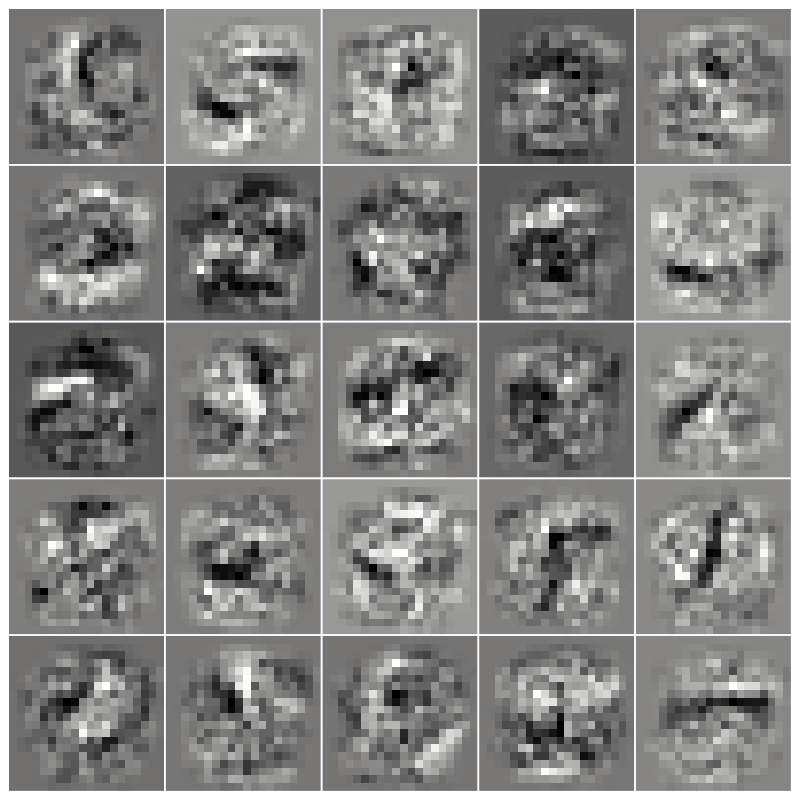

The notebook cell saved with this chart:
### Code cell
nrows = 5
ncols = 5

fig = make_subplots(rows=nrows , cols=ncols,
                   vertical_spacing=0.002,
                   horizontal_spacing=0.002)

for i in range(nrows):
    for j in range(ncols):
        fig.add_trace( go.Heatmap( z=np.flip(np.transpose(np.reshape((Theta1[i*5+j,1:] ), [20,20] )), axis =0 ),
                                   showscale=False, colorscale='Gray'
                                ), 
                       row=i+1, col=j+1   )

fig.update_yaxes(showticklabels=False)
fig.update_xaxes(showticklabels=False)
fig.update_layout(margin = dict(t=9,r=9,b=9,l=9),
                  showlegend = False,
                  width = 800, height = 800,
                  autosize = True
                 )

fig.show()

### Figure 1 — Plotly figure (JSON) as saved in the notebook; plotly's stock layout.template omitted (floating-point values rounded to 4 significant figures; data arrays with more than 128 entries replaced by an {"elided": "..."} marker saying what was removed)
{"data": [{"colorscale": [[0, "rgb(0, 0, 0)"], [0.09091, "rgb(16, 16, 16)"], [0.1818, "rgb(38, 38, 38)"], [0.2727, "rgb(59, 59, 59)"], [0.3636, "rgb(81, 80, 80)"], [0.4545, "rgb(102, 101, 101)"], [0.5455, "rgb(124, 123, 122)"], [0.6364, "rgb(146, 146, 145)"], [0.7273, "rgb(171, 171, 170)"], [0.8182, "rgb(197, 197, 195)"], [0.9091, "rgb(224, 224, 223)"], [1, "rgb(254, 254, 253)"]], "showscale": false, "type": "heatmap", "xaxis": "x", "yaxis": "y", "z": {"elided": "20x20 float values"}}, {"colorscale": [[0, "rgb(0, 0, 0)"], [0.09091, "rgb(16, 16, 16)"], [0.1818, "rgb(38, 38, 38)"], [0.2727, "rgb(59, 59, 59)"], [0.3636, "rgb(81, 80, 80)"], [0.4545, "rgb(102, 101, 101)"], [0.5455, "rgb(124, 123, 122)"], [0.6364, "rgb(146, 146, 145)"], [0.7273, "rgb(171, 171, 170)"], [0.8182, "rgb(197, 197, 195)"], [0.9091, "rgb(224, 224, 223)"], [1, "rgb(254, 254, 253)"]], "showscale": false, "type": "heatmap", "xaxis": "x2", "yaxis": "y2", "z": {"elided": "20x20 float values"}}, {"colorscale": [[0, "rgb(0, 0, 0)"], [0.09091, "rgb(16, 16, 16)"], [0.1818, "rgb(38, 38, 38)"], [0.2727, "rgb(59, 59, 59)"], [0.3636, "rgb(81, 80, 80)"], [0.4545, "rgb(102, 101, 101)"], [0.5455, "rgb(124, 123, 122)"], [0.6364, "rgb(146, 146, 145)"], [0.7273, "rgb(171, 171, 170)"], [0.8182, "rgb(197, 197, 195)"], [0.9091, "rgb(224, 224, 223)"], [1, "rgb(254, 254, 253)"]], "showscale": false, "type": "heatmap", "xaxis": "x3", "yaxis": "y3", "z": {"elided": "20x20 float values"}}, {"colorscale": [[0, "rgb(0, 0, 0)"], [0.09091, "rgb(16, 16, 16)"], [0.1818, "rgb(38, 38, 38)"], [0.2727, "rgb(59, 59, 59)"], [0.3636, "rgb(81, 80, 80)"], [0.4545, "rgb(102, 101, 101)"], [0.5455, "rgb(124, 123, 122)"], [0.6364, "rgb(146, 146, 145)"], [0.7273, "rgb(171, 171, 170)"], [0.8182, "rgb(197, 197, 195)"], [0.9091, "rgb(224, 224, 223)"], [1, "rgb(254, 254, 253)"]], "showscale": false, "type": "heatmap", "xaxis": "x4", "yaxis": "y4", "z": {"elided": "20x20 float values"}}, {"colorscale": [[0, "rgb(0, 0, 0)"], [0.09091, "rgb(16, 16, 16)"], [0.1818, "rgb(38, 38, 38)"], [0.2727, "rgb(59, 59, 59)"], [0.3636, "rgb(81, 80, 80)"], [0.4545, "rgb(102, 101, 101)"], [0.5455, "rgb(124, 123, 122)"], [0.6364, "rgb(146, 146, 145)"], [0.7273, "rgb(171, 171, 170)"], [0.8182, "rgb(197, 197, 195)"], [0.9091, "rgb(224, 224, 223)"], [1, "rgb(254, 254, 253)"]], "showscale": false, "type": "heatmap", "xaxis": "x5", "yaxis": "y5", "z": {"elided": "20x20 float values"}}, {"colorscale": [[0, "rgb(0, 0, 0)"], [0.09091, "rgb(16, 16, 16)"], [0.1818, "rgb(38, 38, 38)"], [0.2727, "rgb(59, 59, 59)"], [0.3636, "rgb(81, 80, 80)"], [0.4545, "rgb(102, 101, 101)"], [0.5455, "rgb(124, 123, 122)"], [0.6364, "rgb(146, 146, 145)"], [0.7273, "rgb(171, 171, 170)"], [0.8182, "rgb(197, 197, 195)"], [0.9091, "rgb(224, 224, 223)"], [1, "rgb(254, 254, 253)"]], "showscale": false, "type": "heatmap", "xaxis": "x6", "yaxis": "y6", "z": {"elided": "20x20 float values"}}, {"colorscale": [[0, "rgb(0, 0, 0)"], [0.09091, "rgb(16, 16, 16)"], [0.1818, "rgb(38, 38, 38)"], [0.2727, "rgb(59, 59, 59)"], [0.3636, "rgb(81, 80, 80)"], [0.4545, "rgb(102, 101, 101)"], [0.5455, "rgb(124, 123, 122)"], [0.6364, "rgb(146, 146, 145)"], [0.7273, "rgb(171, 171, 170)"], [0.8182, "rgb(197, 197, 195)"], [0.9091, "rgb(224, 224, 223)"], [1, "rgb(254, 254, 253)"]], "showscale": false, "type": "heatmap", "xaxis": "x7", "yaxis": "y7", "z": {"elided": "20x20 float values"}}, {"colorscale": [[0, "rgb(0, 0, 0)"], [0.09091, "rgb(16, 16, 16)"], [0.1818, "rgb(38, 38, 38)"], [0.2727, "rgb(59, 59, 59)"], [0.3636, "rgb(81, 80, 80)"], [0.4545, "rgb(102, 101, 101)"], [0.5455, "rgb(124, 123, 122)"], [0.6364, "rgb(146, 146, 145)"], [0.7273, "rgb(171, 171, 170)"], [0.8182, "rgb(197, 197, 195)"], [0.9091, "rgb(224, 224, 223)"], [1, "rgb(254, 254, 253)"]], "showscale": false, "type": "heatmap", "xaxis": "x8", "yaxis": "y8", "z": {"elided": "20x20 float values"}}, {"colorscale": [[0, "rgb(0, 0, 0)"], [0.09091, "rgb(16, 16, 16)"], [0.1818, "rgb(38, 38, 38)"], [0.2727, "rgb(59, 59, 59)"], [0.3636, "rgb(81, 80, 80)"], [0.4545, "rgb(102, 101, 101)"], [0.5455, "rgb(124, 123, 122)"], [0.6364, "rgb(146, 146, 145)"], [0.7273, "rgb(171, 171, 170)"], [0.8182, "rgb(197, 197, 195)"], [0.9091, "rgb(224, 224, 223)"], [1, "rgb(254, 254, 253)"]], "showscale": false, "type": "heatmap", "xaxis": "x9", "yaxis": "y9", "z": {"elided": "20x20 float values"}}, {"colorscale": [[0, "rgb(0, 0, 0)"], [0.09091, "rgb(16, 16, 16)"], [0.1818, "rgb(38, 38, 38)"], [0.2727, "rgb(59, 59, 59)"], [0.3636, "rgb(81, 80, 80)"], [0.4545, "rgb(102, 101, 101)"], [0.5455, "rgb(124, 123, 122)"], [0.6364, "rgb(146, 146, 145)"], [0.7273, "rgb(171, 171, 170)"], [0.8182, "rgb(197, 197, 195)"], [0.9091, "rgb(224, 224, 223)"], [1, "rgb(254, 254, 253)"]], "showscale": false, "type": "heatmap", "xaxis": "x10", "yaxis": "y10", "z": {"elided": "20x20 float values"}}, {"colorscale": [[0, "rgb(0, 0, 0)"], [0.09091, "rgb(16, 16, 16)"], [0.1818, "rgb(38, 38, 38)"], [0.2727, "rgb(59, 59, 59)"], [0.3636, "rgb(81, 80, 80)"], [0.4545, "rgb(102, 101, 101)"], [0.5455, "rgb(124, 123, 122)"], [0.6364, "rgb(146, 146, 145)"], [0.7273, "rgb(171, 171, 170)"], [0.8182, "rgb(197, 197, 195)"], [0.9091, "rgb(224, 224, 223)"], [1, "rgb(254, 254, 253)"]], "showscale": false, "type": "heatmap", "xaxis": "x11", "yaxis": "y11", "z": {"elided": "20x20 float values"}}, {"colorscale": [[0, "rgb(0, 0, 0)"], [0.09091, "rgb(16, 16, 16)"], [0.1818, "rgb(38, 38, 38)"], [0.2727, "rgb(59, 59, 59)"], [0.3636, "rgb(81, 80, 80)"], [0.4545, "rgb(102, 101, 101)"], [0.5455, "rgb(124, 123, 122)"], [0.6364, "rgb(146, 146, 145)"], [0.7273, "rgb(171, 171, 170)"], [0.8182, "rgb(197, 197, 195)"], [0.9091, "rgb(224, 224, 223)"], [1, "rgb(254, 254, 253)"]], "showscale": false, "type": "heatmap", "xaxis": "x12", "yaxis": "y12", "z": {"elided": "20x20 float values"}}, {"colorscale": [[0, "rgb(0, 0, 0)"], [0.09091, "rgb(16, 16, 16)"], [0.1818, "rgb(38, 38, 38)"], [0.2727, "rgb(59, 59, 59)"], [0.3636, "rgb(81, 80, 80)"], [0.4545, "rgb(102, 101, 101)"], [0.5455, "rgb(124, 123, 122)"], [0.6364, "rgb(146, 146, 145)"], [0.7273, "rgb(171, 171, 170)"], [0.8182, "rgb(197, 197, 195)"], [0.9091, "rgb(224, 224, 223)"], [1, "rgb(254, 254, 253)"]], "showscale": false, "type": "heatmap", "xaxis": "x13", "yaxis": "y13", "z": {"elided": "20x20 float values"}}, {"colorscale": [[0, "rgb(0, 0, 0)"], [0.09091, "rgb(16, 16, 16)"], [0.1818, "rgb(38, 38, 38)"], [0.2727, "rgb(59, 59, 59)"], [0.3636, "rgb(81, 80, 80)"], [0.4545, "rgb(102, 101, 101)"], [0.5455, "rgb(124, 123, 122)"], [0.6364, "rgb(146, 146, 145)"], [0.7273, "rgb(171, 171, 170)"], [0.8182, "rgb(197, 197, 195)"], [0.9091, "rgb(224, 224, 223)"], [1, "rgb(254, 254, 253)"]], "showscale": false, "type": "heatmap", "xaxis": "x14", "yaxis": "y14", "z": {"elided": "20x20 float values"}}, {"colorscale": [[0, "rgb(0, 0, 0)"], [0.09091, "rgb(16, 16, 16)"], [0.1818, "rgb(38, 38, 38)"], [0.2727, "rgb(59, 59, 59)"], [0.3636, "rgb(81, 80, 80)"], [0.4545, "rgb(102, 101, 101)"], [0.5455, "rgb(124, 123, 122)"], [0.6364, "rgb(146, 146, 145)"], [0.7273, "rgb(171, 171, 170)"], [0.8182, "rgb(197, 197, 195)"], [0.9091, "rgb(224, 224, 223)"], [1, "rgb(254, 254, 253)"]], "showscale": false, "type": "heatmap", "xaxis": "x15", "yaxis": "y15", "z": {"elided": "20x20 float values"}}, {"colorscale": [[0, "rgb(0, 0, 0)"], [0.09091, "rgb(16, 16, 16)"], [0.1818, "rgb(38, 38, 38)"], [0.2727, "rgb(59, 59, 59)"], [0.3636, "rgb(81, 80, 80)"], [0.4545, "rgb(102, 101, 101)"], [0.5455, "rgb(124, 123, 122)"], [0.6364, "rgb(146, 146, 145)"], [0.7273, "rgb(171, 171, 170)"], [0.8182, "rgb(197, 197, 195)"], [0.9091, "rgb(224, 224, 223)"], [1, "rgb(254, 254, 253)"]], "showscale": false, "type": "heatmap", "xaxis": "x16", "yaxis": "y16", "z": {"elided": "20x20 float values"}}, {"colorscale": [[0, "rgb(0, 0, 0)"], [0.09091, "rgb(16, 16, 16)"], [0.1818, "rgb(38, 38, 38)"], [0.2727, "rgb(59, 59, 59)"], [0.3636, "rgb(81, 80, 80)"], [0.4545, "rgb(102, 101, 101)"], [0.5455, "rgb(124, 123, 122)"], [0.6364, "rgb(146, 146, 145)"], [0.7273, "rgb(171, 171, 170)"], [0.8182, "rgb(197, 197, 195)"], [0.9091, "rgb(224, 224, 223)"], [1, "rgb(254, 254, 253)"]], "showscale": false, "type": "heatmap", "xaxis": "x17", "yaxis": "y17", "z": {"elided": "20x20 float values"}}, {"colorscale": [[0, "rgb(0, 0, 0)"], [0.09091, "rgb(16, 16, 16)"], [0.1818, "rgb(38, 38, 38)"], [0.2727, "rgb(59, 59, 59)"], [0.3636, "rgb(81, 80, 80)"], [0.4545, "rgb(102, 101, 101)"], [0.5455, "rgb(124, 123, 122)"], [0.6364, "rgb(146, 146, 145)"], [0.7273, "rgb(171, 171, 170)"], [0.8182, "rgb(197, 197, 195)"], [0.9091, "rgb(224, 224, 223)"], [1, "rgb(254, 254, 253)"]], "showscale": false, "type": "heatmap", "xaxis": "x18", "yaxis": "y18", "z": {"elided": "20x20 float values"}}, {"colorscale": [[0, "rgb(0, 0, 0)"], [0.09091, "rgb(16, 16, 16)"], [0.1818, "rgb(38, 38, 38)"], [0.2727, "rgb(59, 59, 59)"], [0.3636, "rgb(81, 80, 80)"], [0.4545, "rgb(102, 101, 101)"], [0.5455, "rgb(124, 123, 122)"], [0.6364, "rgb(146, 146, 145)"], [0.7273, "rgb(171, 171, 170)"], [0.8182, "rgb(197, 197, 195)"], [0.9091, "rgb(224, 224, 223)"], [1, "rgb(254, 254, 253)"]], "showscale": false, "type": "heatmap", "xaxis": "x19", "yaxis": "y19", "z": {"elided": "20x20 float values"}}, {"colorscale": [[0, "rgb(0, 0, 0)"], [0.09091, "rgb(16, 16, 16)"], [0.1818, "rgb(38, 38, 38)"], [0.2727, "rgb(59, 59, 59)"], [0.3636, "rgb(81, 80, 80)"], [0.4545, "rgb(102, 101, 101)"], [0.5455, "rgb(124, 123, 122)"], [0.6364, "rgb(146, 146, 145)"], [0.7273, "rgb(171, 171, 170)"], [0.8182, "rgb(197, 197, 195)"], [0.9091, "rgb(224, 224, 223)"], [1, "rgb(254, 254, 253)"]], "showscale": false, "type": "heatmap", "xaxis": "x20", "yaxis": "y20", "z": {"elided": "20x20 float values"}}, {"colorscale": [[0, "rgb(0, 0, 0)"], [0.09091, "rgb(16, 16, 16)"], [0.1818, "rgb(38, 38, 38)"], [0.2727, "rgb(59, 59, 59)"], [0.3636, "rgb(81, 80, 80)"], [0.4545, "rgb(102, 101, 101)"], [0.5455, "rgb(124, 123, 122)"], [0.6364, "rgb(146, 146, 145)"], [0.7273, "rgb(171, 171, 170)"], [0.8182, "rgb(197, 197, 195)"], [0.9091, "rgb(224, 224, 223)"], [1, "rgb(254, 254, 253)"]], "showscale": false, "type": "heatmap", "xaxis": "x21", "yaxis": "y21", "z": {"elided": "20x20 float values"}}, {"colorscale": [[0, "rgb(0, 0, 0)"], [0.09091, "rgb(16, 16, 16)"], [0.1818, "rgb(38, 38, 38)"], [0.2727, "rgb(59, 59, 59)"], [0.3636, "rgb(81, 80, 80)"], [0.4545, "rgb(102, 101, 101)"], [0.5455, "rgb(124, 123, 122)"], [0.6364, "rgb(146, 146, 145)"], [0.7273, "rgb(171, 171, 170)"], [0.8182, "rgb(197, 197, 195)"], [0.9091, "rgb(224, 224, 223)"], [1, "rgb(254, 254, 253)"]], "showscale": false, "type": "heatmap", "xaxis": "x22", "yaxis": "y22", "z": {"elided": "20x20 float values"}}, {"colorscale": [[0, "rgb(0, 0, 0)"], [0.09091, "rgb(16, 16, 16)"], [0.1818, "rgb(38, 38, 38)"], [0.2727, "rgb(59, 59, 59)"], [0.3636, "rgb(81, 80, 80)"], [0.4545, "rgb(102, 101, 101)"], [0.5455, "rgb(124, 123, 122)"], [0.6364, "rgb(146, 146, 145)"], [0.7273, "rgb(171, 171, 170)"], [0.8182, "rgb(197, 197, 195)"], [0.9091, "rgb(224, 224, 223)"], [1, "rgb(254, 254, 253)"]], "showscale": false, "type": "heatmap", "xaxis": "x23", "yaxis": "y23", "z": {"elided": "20x20 float values"}}, {"colorscale": [[0, "rgb(0, 0, 0)"], [0.09091, "rgb(16, 16, 16)"], [0.1818, "rgb(38, 38, 38)"], [0.2727, "rgb(59, 59, 59)"], [0.3636, "rgb(81, 80, 80)"], [0.4545, "rgb(102, 101, 101)"], [0.5455, "rgb(124, 123, 122)"], [0.6364, "rgb(146, 146, 145)"], [0.7273, "rgb(171, 171, 170)"], [0.8182, "rgb(197, 197, 195)"], [0.9091, "rgb(224, 224, 223)"], [1, "rgb(254, 254, 253)"]], "showscale": false, "type": "heatmap", "xaxis": "x24", "yaxis": "y24", "z": {"elided": "20x20 float values"}}, {"colorscale": [[0, "rgb(0, 0, 0)"], [0.09091, "rgb(16, 16, 16)"], [0.1818, "rgb(38, 38, 38)"], [0.2727, "rgb(59, 59, 59)"], [0.3636, "rgb(81, 80, 80)"], [0.4545, "rgb(102, 101, 101)"], [0.5455, "rgb(124, 123, 122)"], [0.6364, "rgb(146, 146, 145)"], [0.7273, "rgb(171, 171, 170)"], [0.8182, "rgb(197, 197, 195)"], [0.9091, "rgb(224, 224, 223)"], [1, "rgb(254, 254, 253)"]], "showscale": false, "type": "heatmap", "xaxis": "x25", "yaxis": "y25", "z": {"elided": "20x20 float values"}}], "layout": {"autosize": true, "height": 800, "margin": {"b": 9, "l": 9, "r": 9, "t": 9}, "showlegend": false, "width": 800, "xaxis": {"anchor": "y", "autorange": true, "domain": [0, 0.1984], "range": [-0.5, 19.5], "showticklabels": false}, "xaxis10": {"anchor": "y10", "autorange": true, "domain": [0.8016, 1], "range": [-0.5, 19.5], "showticklabels": false}, "xaxis11": {"anchor": "y11", "autorange": true, "domain": [0, 0.1984], "range": [-0.5, 19.5], "showticklabels": false}, "xaxis12": {"anchor": "y12", "autorange": true, "domain": [0.2004, 0.3988], "range": [-0.5, 19.5], "showticklabels": false}, "xaxis13": {"anchor": "y13", "autorange": true, "domain": [0.4008, 0.5992], "range": [-0.5, 19.5], "showticklabels": false}, "xaxis14": {"anchor": "y14", "autorange": true, "domain": [0.6012, 0.7996], "range": [-0.5, 19.5], "showticklabels": false}, "xaxis15": {"anchor": "y15", "autorange": true, "domain": [0.8016, 1], "range": [-0.5, 19.5], "showticklabels": false}, "xaxis16": {"anchor": "y16", "autorange": true, "domain": [0, 0.1984], "range": [-0.5, 19.5], "showticklabels": false}, "xaxis17": {"anchor": "y17", "autorange": true, "domain": [0.2004, 0.3988], "range": [-0.5, 19.5], "showticklabels": false}, "xaxis18": {"anchor": "y18", "autorange": true, "domain": [0.4008, 0.5992], "range": [-0.5, 19.5], "showticklabels": false}, "xaxis19": {"anchor": "y19", "autorange": true, "domain": [0.6012, 0.7996], "range": [-0.5, 19.5], "showticklabels": false}, "xaxis2": {"anchor": "y2", "autorange": true, "domain": [0.2004, 0.3988], "range": [-0.5, 19.5], "showticklabels": false}, "xaxis20": {"anchor": "y20", "autorange": true, "domain": [0.8016, 1], "range": [-0.5, 19.5], "showticklabels": false}, "xaxis21": {"anchor": "y21", "autorange": true, "domain": [0, 0.1984], "range": [-0.5, 19.5], "showticklabels": false}, "xaxis22": {"anchor": "y22", "autorange": true, "domain": [0.2004, 0.3988], "range": [-0.5, 19.5], "showticklabels": false}, "xaxis23": {"anchor": "y23", "autorange": true, "domain": [0.4008, 0.5992], "range": [-0.5, 19.5], "showticklabels": false}, "xaxis24": {"anchor": "y24", "autorange": true, "domain": [0.6012, 0.7996], "range": [-0.5, 19.5], "showticklabels": false}, "xaxis25": {"anchor": "y25", "autorange": true, "domain": [0.8016, 1], "range": [-0.5, 19.5], "showticklabels": false}, "xaxis3": {"anchor": "y3", "autorange": true, "domain": [0.4008, 0.5992], "range": [-0.5, 19.5], "showticklabels": false}, "xaxis4": {"anchor": "y4", "autorange": true, "domain": [0.6012, 0.7996], "range": [-0.5, 19.5], "showticklabels": false}, "xaxis5": {"anchor": "y5", "autorange": true, "domain": [0.8016, 1], "range": [-0.5, 19.5], "showticklabels": false}, "xaxis6": {"anchor": "y6", "autorange": true, "domain": [0, 0.1984], "range": [-0.5, 19.5], "showticklabels": false}, "xaxis7": {"anchor": "y7", "autorange": true, "domain": [0.2004, 0.3988], "range": [-0.5, 19.5], "showticklabels": false}, "xaxis8": {"anchor": "y8", "autorange": true, "domain": [0.4008, 0.5992], "range": [-0.5, 19.5], "showticklabels": false}, "xaxis9": {"anchor": "y9", "autorange": true, "domain": [0.6012, 0.7996], "range": [-0.5, 19.5], "showticklabels": false}, "yaxis": {"anchor": "x", "autorange": true, "domain": [0.8016, 1], "range": [-0.5, 19.5], "showticklabels": false}, "yaxis10": {"anchor": "x10", "autorange": true, "domain": [0.6012, 0.7996], "range": [-0.5, 19.5], "showticklabels": false}, "yaxis11": {"anchor": "x11", "autorange": true, "domain": [0.4008, 0.5992], "range": [-0.5, 19.5], "showticklabels": false}, "yaxis12": {"anchor": "x12", "autorange": true, "domain": [0.4008, 0.5992], "range": [-0.5, 19.5], "showticklabels": false}, "yaxis13": {"anchor": "x13", "autorange": true, "domain": [0.4008, 0.5992], "range": [-0.5, 19.5], "showticklabels": false}, "yaxis14": {"anchor": "x14", "autorange": true, "domain": [0.4008, 0.5992], "range": [-0.5, 19.5], "showticklabels": false}, "yaxis15": {"anchor": "x15", "autorange": true, "domain": [0.4008, 0.5992], "range": [-0.5, 19.5], "showticklabels": false}, "yaxis16": {"anchor": "x16", "autorange": true, "domain": [0.2004, 0.3988], "range": [-0.5, 19.5], "showticklabels": false}, "yaxis17": {"anchor": "x17", "autorange": true, "domain": [0.2004, 0.3988], "range": [-0.5, 19.5], "showticklabels": false}, "yaxis18": {"anchor": "x18", "autorange": true, "domain": [0.2004, 0.3988], "range": [-0.5, 19.5], "showticklabels": false}, "yaxis19": {"anchor": "x19", "autorange": true, "domain": [0.2004, 0.3988], "range": [-0.5, 19.5], "showticklabels": false}, "yaxis2": {"anchor": "x2", "autorange": true, "domain": [0.8016, 1], "range": [-0.5, 19.5], "showticklabels": false}, "yaxis20": {"anchor": "x20", "autorange": true, "domain": [0.2004, 0.3988], "range": [-0.5, 19.5], "showticklabels": false}, "yaxis21": {"anchor": "x21", "autorange": true, "domain": [0, 0.1984], "range": [-0.5, 19.5], "showticklabels": false}, "yaxis22": {"anchor": "x22", "autorange": true, "domain": [0, 0.1984], "range": [-0.5, 19.5], "showticklabels": false}, "yaxis23": {"anchor": "x23", "autorange": true, "domain": [0, 0.1984], "range": [-0.5, 19.5], "showticklabels": false}, "yaxis24": {"anchor": "x24", "autorange": true, "domain": [0, 0.1984], "range": [-0.5, 19.5], "showticklabels": false}, "yaxis25": {"anchor": "x25", "autorange": true, "domain": [0, 0.1984], "range": [-0.5, 19.5], "showticklabels": false}, "yaxis3": {"anchor": "x3", "autorange": true, "domain": [0.8016, 1], "range": [-0.5, 19.5], "showticklabels": false}, "yaxis4": {"anchor": "x4", "autorange": true, "domain": [0.8016, 1], "range": [-0.5, 19.5], "showticklabels": false}, "yaxis5": {"anchor": "x5", "autorange": true, "domain": [0.8016, 1], "range": [-0.5, 19.5], "showticklabels": false}, "yaxis6": {"anchor": "x6", "autorange": true, "domain": [0.6012, 0.7996], "range": [-0.5, 19.5], "showticklabels": false}, "yaxis7": {"anchor": "x7", "autorange": true, "domain": [0.6012, 0.7996], "range": [-0.5, 19.5], "showticklabels": false}, "yaxis8": {"anchor": "x8", "autorange": true, "domain": [0.6012, 0.7996], "range": [-0.5, 19.5], "showticklabels": false}, "yaxis9": {"anchor": "x9", "autorange": true, "domain": [0.6012, 0.7996], "range": [-0.5, 19.5], "showticklabels": false}}}
